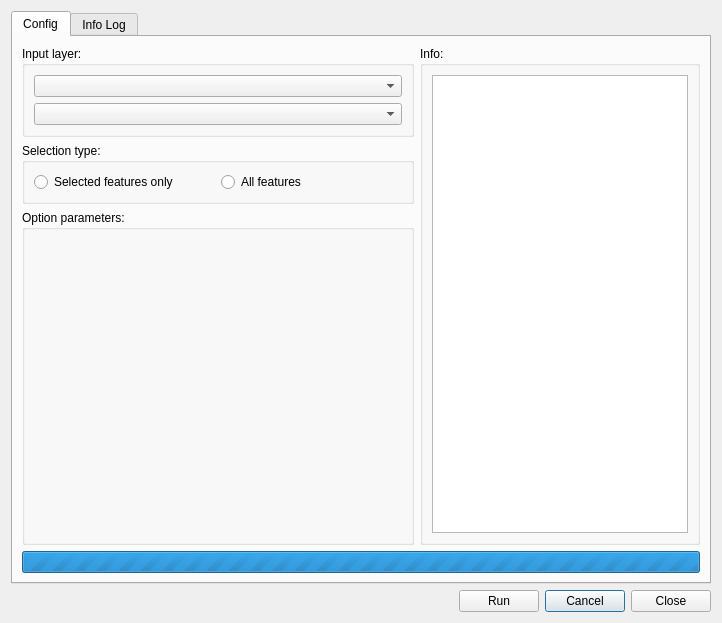
<?xml version="1.0" encoding="UTF-8"?>
<ui version="4.0">
 <class>dlg_toolbox_manager</class>
 <widget class="QDialog" name="dlg_toolbox_manager">
  <property name="geometry">
   <rect>
    <x>0</x>
    <y>0</y>
    <width>722</width>
    <height>623</height>
   </rect>
  </property>
  <property name="windowTitle">
   <string/>
  </property>
  <layout class="QGridLayout" name="gridLayout_5">
   <item row="1" column="0">
    <layout class="QGridLayout" name="lyt_buttons">
     <property name="topMargin">
      <number>0</number>
     </property>
     <item row="0" column="1">
      <spacer name="horizontalSpacer">
       <property name="orientation">
        <enum>Qt::Horizontal</enum>
       </property>
       <property name="sizeHint" stdset="0">
        <size>
         <width>40</width>
         <height>20</height>
        </size>
       </property>
      </spacer>
     </item>
     <item row="0" column="0">
      <widget class="QLabel" name="lbl_time">
       <property name="text">
        <string/>
       </property>
      </widget>
     </item>
     <item row="0" column="3">
      <widget class="QPushButton" name="btn_cancel">
       <property name="text">
        <string>Cancel</string>
       </property>
      </widget>
     </item>
     <item row="0" column="2">
      <widget class="QPushButton" name="btn_run">
       <property name="text">
        <string>Run</string>
       </property>
      </widget>
     </item>
     <item row="0" column="4">
      <widget class="QPushButton" name="btn_close">
       <property name="text">
        <string>Close</string>
       </property>
      </widget>
     </item>
    </layout>
   </item>
   <item row="0" column="0">
    <widget class="QTabWidget" name="mainTab">
     <property name="currentIndex">
      <number>0</number>
     </property>
     <widget class="QWidget" name="tab_config">
      <attribute name="title">
       <string>Config</string>
      </attribute>
      <layout class="QGridLayout" name="gridLayout">
       <item row="4" column="0" colspan="2">
        <widget class="QProgressBar" name="progressBar">
         <property name="maximum">
          <number>0</number>
         </property>
         <property name="value">
          <number>-1</number>
         </property>
         <property name="textVisible">
          <bool>true</bool>
         </property>
         <property name="format">
          <string>%p%</string>
         </property>
        </widget>
       </item>
       <item row="1" column="1" rowspan="3">
        <widget class="QGroupBox" name="groupBox">
         <property name="title">
          <string>Info:</string>
         </property>
         <layout class="QVBoxLayout" name="verticalLayout">
          <item>
           <widget class="QTextEdit" name="txt_info">
            <property name="sizePolicy">
             <sizepolicy hsizetype="Preferred" vsizetype="Preferred">
              <horstretch>0</horstretch>
              <verstretch>0</verstretch>
             </sizepolicy>
            </property>
            <property name="font">
             <font>
              <pointsize>10</pointsize>
             </font>
            </property>
            <property name="readOnly">
             <bool>true</bool>
            </property>
           </widget>
          </item>
         </layout>
        </widget>
       </item>
       <item row="2" column="0">
        <widget class="QGroupBox" name="grb_selection_type">
         <property name="title">
          <string>Selection type:</string>
         </property>
         <layout class="QHBoxLayout" name="horizontalLayout">
          <item>
           <widget class="QRadioButton" name="rbt_previous">
            <property name="sizePolicy">
             <sizepolicy hsizetype="Expanding" vsizetype="Fixed">
              <horstretch>0</horstretch>
              <verstretch>0</verstretch>
             </sizepolicy>
            </property>
            <property name="text">
             <string>Selected features only</string>
            </property>
           </widget>
          </item>
          <item>
           <widget class="QRadioButton" name="rbt_layer">
            <property name="sizePolicy">
             <sizepolicy hsizetype="Expanding" vsizetype="Fixed">
              <horstretch>0</horstretch>
              <verstretch>0</verstretch>
             </sizepolicy>
            </property>
            <property name="text">
             <string>All features</string>
            </property>
           </widget>
          </item>
         </layout>
        </widget>
       </item>
       <item row="1" column="0">
        <widget class="QGroupBox" name="grb_input_layer">
         <property name="title">
          <string>Input layer:</string>
         </property>
         <layout class="QGridLayout" name="gridLayout_4">
          <item row="0" column="0">
           <widget class="QComboBox" name="cmb_feature_type"/>
          </item>
          <item row="1" column="0">
           <widget class="QComboBox" name="cmb_layers">
            <property name="sizePolicy">
             <sizepolicy hsizetype="Preferred" vsizetype="Preferred">
              <horstretch>0</horstretch>
              <verstretch>0</verstretch>
             </sizepolicy>
            </property>
           </widget>
          </item>
         </layout>
        </widget>
       </item>
       <item row="3" column="0">
        <widget class="QGroupBox" name="grb_parameters">
         <property name="title">
          <string>Option parameters:</string>
         </property>
         <layout class="QGridLayout" name="gridLayout_3">
          <item row="0" column="0">
           <layout class="QGridLayout" name="grl_option_parameters" rowstretch="0" columnstretch="0"/>
          </item>
          <item row="1" column="0">
           <spacer name="verticalSpacer">
            <property name="orientation">
             <enum>Qt::Vertical</enum>
            </property>
            <property name="sizeHint" stdset="0">
             <size>
              <width>20</width>
              <height>40</height>
             </size>
            </property>
           </spacer>
          </item>
         </layout>
        </widget>
       </item>
      </layout>
     </widget>
     <widget class="QWidget" name="tab_loginfo">
      <attribute name="title">
       <string>Info Log</string>
      </attribute>
      <layout class="QGridLayout" name="gridLayout_2">
       <item row="0" column="0">
        <widget class="QTextEdit" name="tab_log_txt_infolog"/>
       </item>
      </layout>
     </widget>
    </widget>
   </item>
  </layout>
 </widget>
 <tabstops>
  <tabstop>mainTab</tabstop>
  <tabstop>cmb_feature_type</tabstop>
  <tabstop>cmb_layers</tabstop>
  <tabstop>txt_info</tabstop>
  <tabstop>rbt_previous</tabstop>
  <tabstop>rbt_layer</tabstop>
  <tabstop>btn_run</tabstop>
  <tabstop>tab_log_txt_infolog</tabstop>
  <tabstop>btn_cancel</tabstop>
  <tabstop>btn_close</tabstop>
 </tabstops>
 <resources/>
 <connections/>
</ui>
